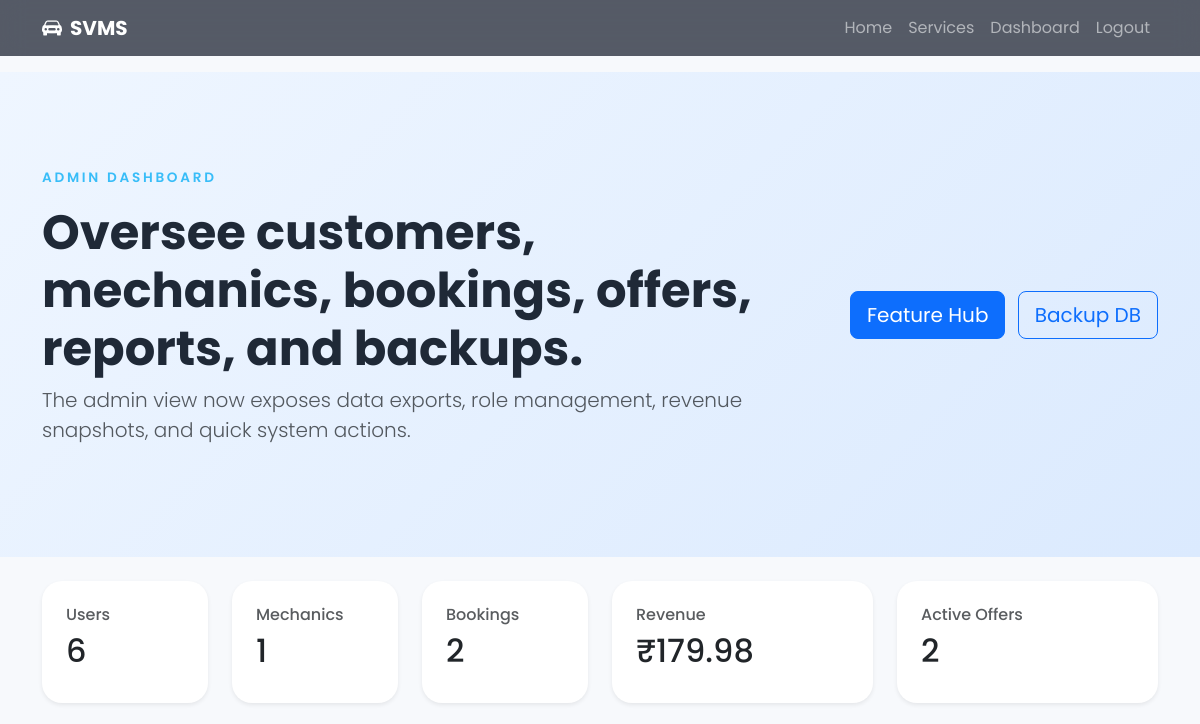
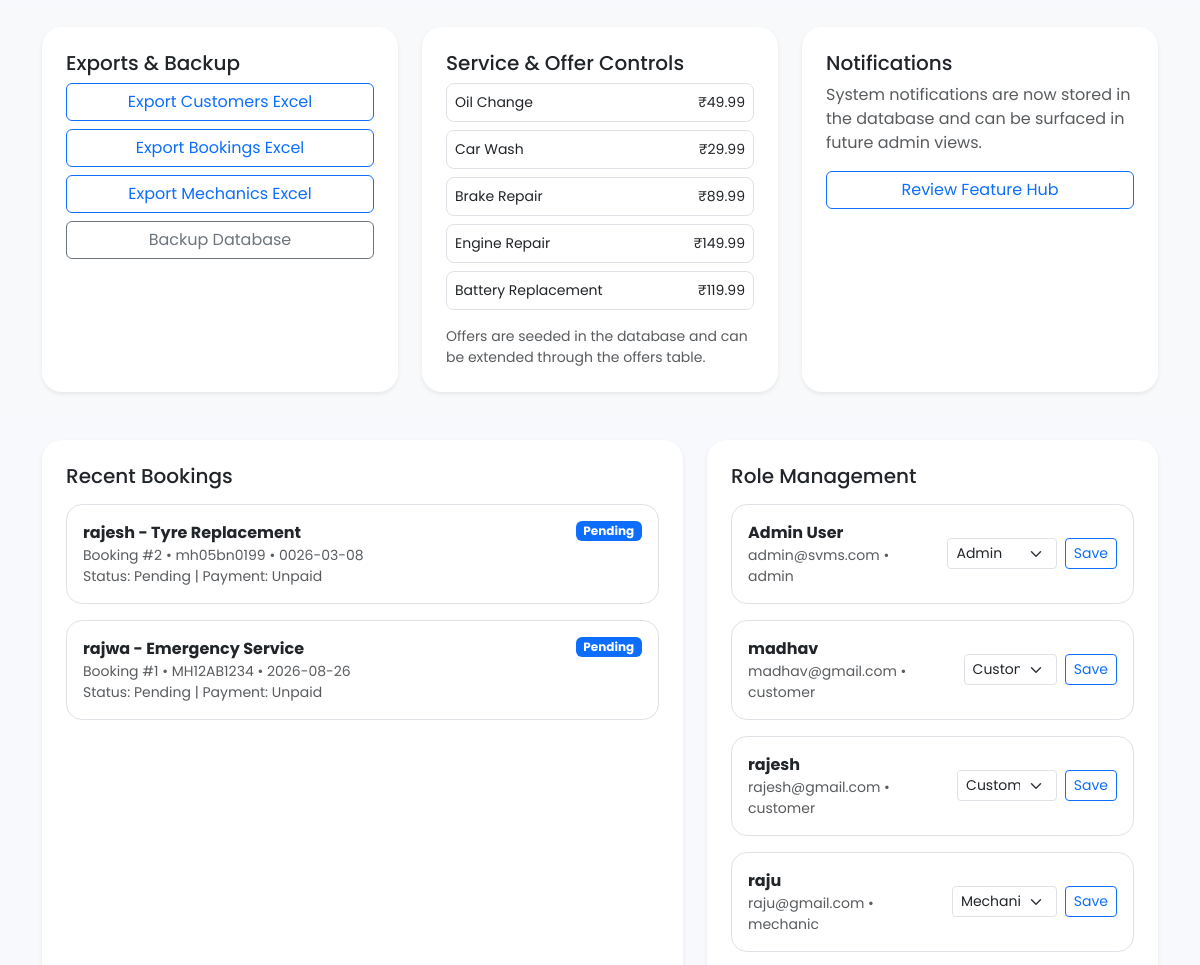
The page /admin-dashboard (signed in, upper part) on the database as committed earlier (2 pictures, top to bottom).
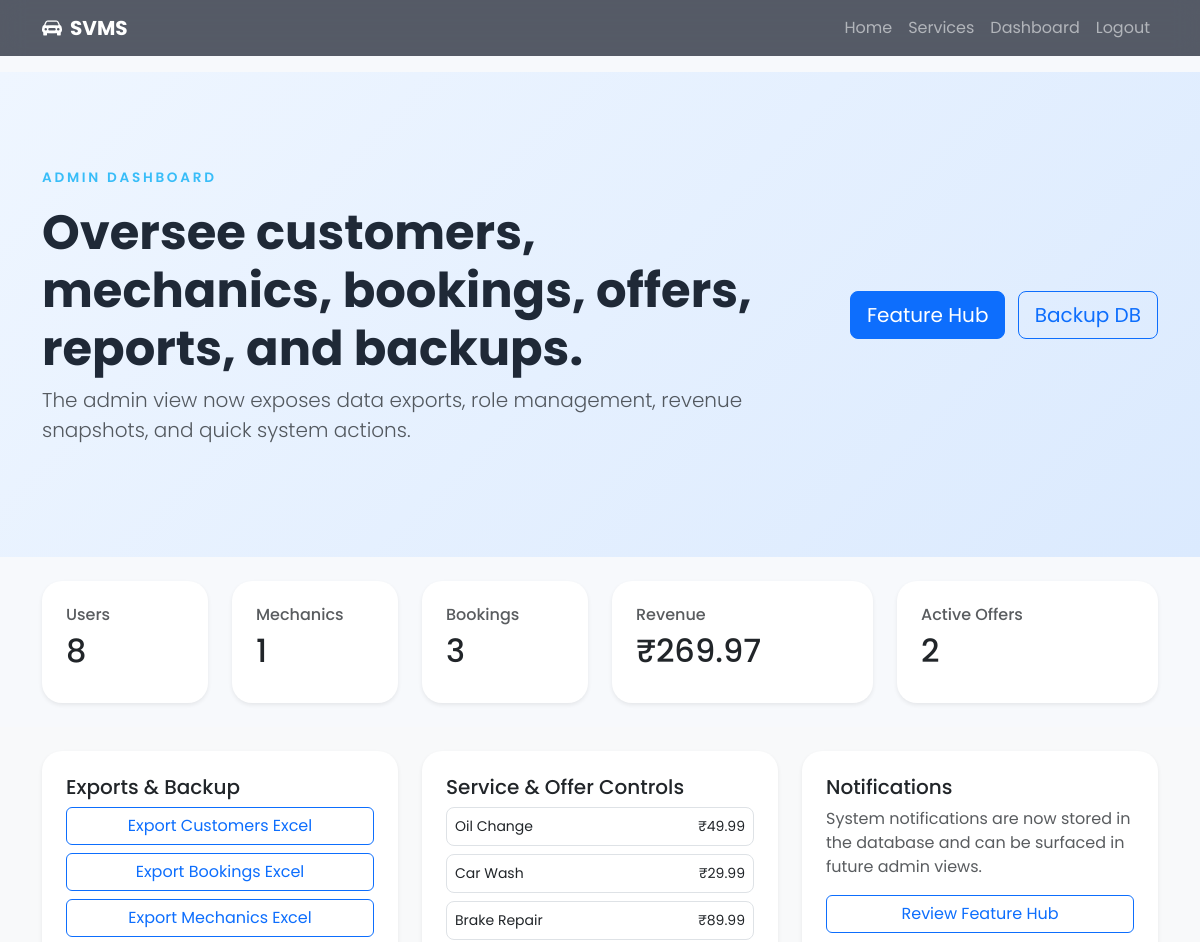
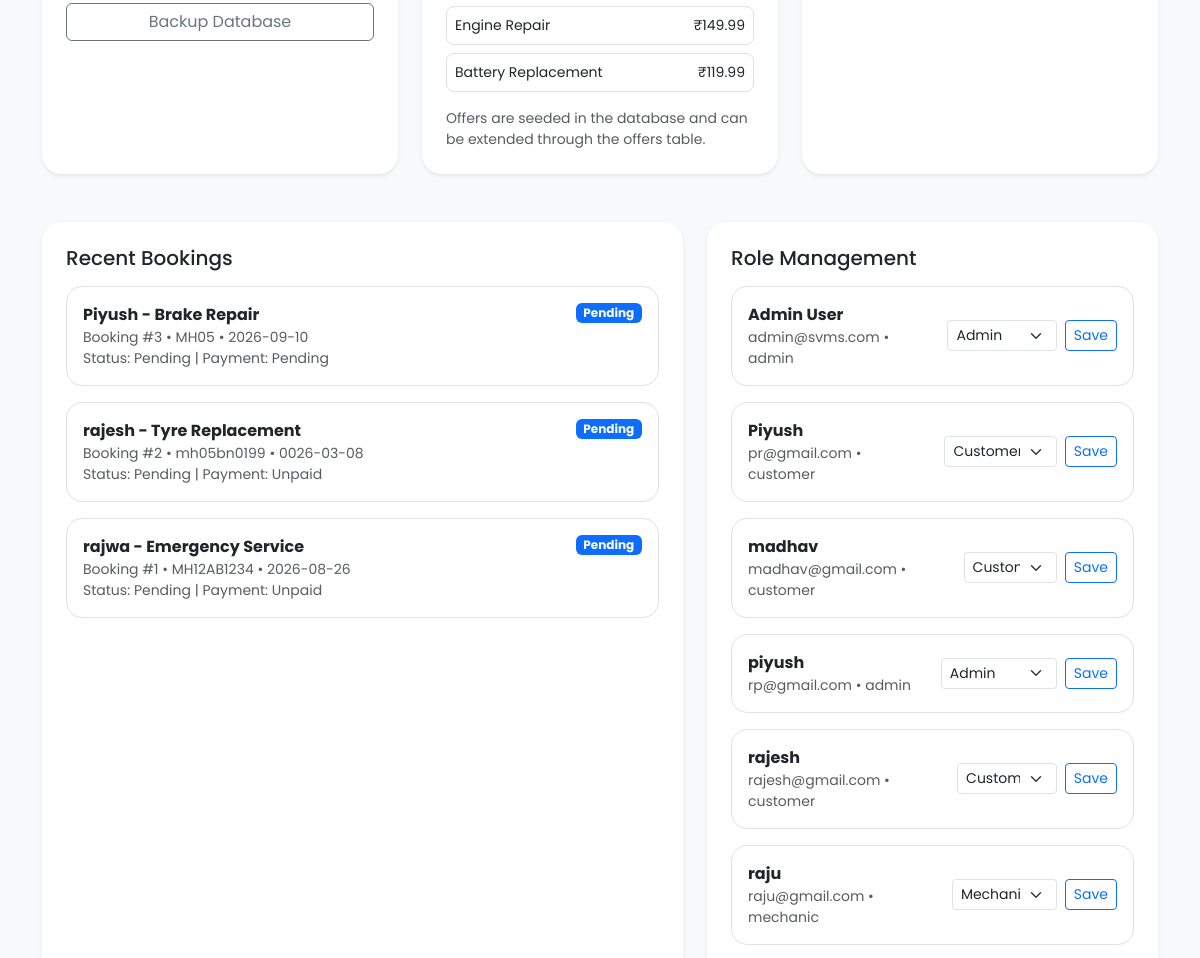
The same page on the database as committed later (2 pictures, top to bottom).
### tables this page shows
CREATE TABLE services (
                id INTEGER PRIMARY KEY AUTOINCREMENT,
                name TEXT UNIQUE NOT NULL,
                description TEXT,
                price REAL DEFAULT 0.0
            );

CREATE TABLE bookings (
                id INTEGER PRIMARY KEY AUTOINCREMENT,
                customer_id INTEGER NOT NULL,
                service_id INTEGER NOT NULL,
                vehicle_type TEXT,
                vehicle_number TEXT,
                booking_date TEXT,
                status TEXT DEFAULT 'Pending',
                notes TEXT,
                created_at TIMESTAMP DEFAULT CURRENT_TIMESTAMP
            , payment_status TEXT DEFAULT 'Unpaid', payment_method TEXT, payment_reference TEXT, rescheduled_date TEXT, cancellation_reason TEXT, estimated_time TEXT, spare_parts_used TEXT, before_image TEXT, after_image TEXT, mechanic_notes TEXT, invoice_number TEXT);

CREATE TABLE users (
                id INTEGER PRIMARY KEY AUTOINCREMENT,
                full_name TEXT NOT NULL,
                email TEXT UNIQUE NOT NULL,
                password TEXT NOT NULL,
                role TEXT DEFAULT 'customer',
                phone TEXT,
                address TEXT,
                created_at TIMESTAMP DEFAULT CURRENT_TIMESTAMP
            );

### app.py (the view)
@app.route('/admin-dashboard')
def admin_dashboard():
    if session.get('user_role') != 'admin':
        flash('Only admins can view this page.', 'warning')
        return redirect(url_for('home'))
    conn = get_db()
    data = {'users': 0, 'bookings': 0, 'revenue': 0, 'mechanics': 0, 'offers': 0, 'recent_users': [], 'recent_bookings': [], 'services': [], 'users_list': []}
    try:
        users_count = conn.execute('SELECT COUNT(*) AS count FROM users').fetchone()
        mechanics_count = conn.execute("SELECT COUNT(*) AS count FROM users WHERE role = 'mechanic'").fetchone()
        bookings_count = conn.execute('SELECT COUNT(*) AS count FROM bookings').fetchone()
        revenue_row = conn.execute('SELECT COALESCE(SUM(s.price), 0) AS total FROM bookings b JOIN services s ON b.service_id = s.id WHERE b.status != "Cancelled"').fetchone()
        data['users'] = users_count['count']
        data['mechanics'] = mechanics_count['count']
        data['bookings'] = bookings_count['count']
        data['revenue'] = revenue_row['total']
        data['offers'] = conn.execute('SELECT COUNT(*) AS count FROM offers WHERE is_active = 1').fetchone()['count']
        data['recent_users'] = rows_to_dicts(conn.execute('SELECT id, full_name, email, role, created_at FROM users ORDER BY created_at DESC LIMIT 6').fetchall())
        data['recent_bookings'] = rows_to_dicts(conn.execute('''
            SELECT b.*, s.name AS service_name, u.full_name AS customer_name
            FROM bookings b
            JOIN services s ON b.service_id = s.id
            JOIN users u ON b.customer_id = u.id
            ORDER BY b.created_at DESC
            LIMIT 8
        ''').fetchall())
        data['services'] = get_services()
        data['users_list'] = rows_to_dicts(conn.execute('SELECT id, full_name, email, role FROM users ORDER BY full_name').fetchall())
    finally:
        conn.close()
    return render_template('admin_dashboard.html', data=data)

### app.py (called while the page is built)
def get_db():
    conn = sqlite3.connect(DB_PATH)
    conn.row_factory = sqlite3.Row
    return conn

def rows_to_dicts(rows):
    return [dict(row) for row in rows]

def get_services():
    conn = get_db()
    try:
        rows = conn.execute('SELECT id, name, description, price FROM services ORDER BY id').fetchall()
        return [dict(row) for row in rows]
    finally:
        conn.close()

### templates/admin_dashboard.html
{% extends 'base.html' %}
{% block content %}
<section class="page-hero py-5">
  <div class="container py-5">
    <div class="row align-items-center gy-3">
      <div class="col-lg-8">
        <p class="eyebrow">Admin Dashboard</p>
        <h1 class="display-5 fw-bold">Oversee customers, mechanics, bookings, offers, reports, and backups.</h1>
        <p class="lead text-muted">The admin view now exposes data exports, role management, revenue snapshots, and quick system actions.</p>
      </div>
      <div class="col-lg-4 text-lg-end">
        <a class="btn btn-primary btn-lg me-2" href="{{ url_for('features') }}">Feature Hub</a>
        <a class="btn btn-outline-primary btn-lg" href="{{ url_for('backup_database') }}">Backup DB</a>
      </div>
    </div>
  </div>
</section>
<section class="py-4">
  <div class="container">
    <div class="row g-4">
      <div class="col-md-2"><div class="card p-4 shadow-sm h-100"><h6 class="text-muted">Users</h6><h2>{{ data.users }}</h2></div></div>
      <div class="col-md-2"><div class="card p-4 shadow-sm h-100"><h6 class="text-muted">Mechanics</h6><h2>{{ data.mechanics }}</h2></div></div>
      <div class="col-md-2"><div class="card p-4 shadow-sm h-100"><h6 class="text-muted">Bookings</h6><h2>{{ data.bookings }}</h2></div></div>
      <div class="col-md-3"><div class="card p-4 shadow-sm h-100"><h6 class="text-muted">Revenue</h6><h2>₹{{ '%.2f'|format(data.revenue) }}</h2></div></div>
      <div class="col-md-3"><div class="card p-4 shadow-sm h-100"><h6 class="text-muted">Active Offers</h6><h2>{{ data.offers }}</h2></div></div>
    </div>
  </div>
</section>
<section class="py-4 bg-light">
  <div class="container">
    <div class="row g-4">
      <div class="col-lg-4">
        <div class="card shadow-sm p-4 h-100">
          <h5>Exports & Backup</h5>
          <div class="d-grid gap-2">
            <a class="btn btn-outline-primary" href="{{ url_for('export_csv', entity='customers') }}">Export Customers Excel</a>
            <a class="btn btn-outline-primary" href="{{ url_for('export_csv', entity='bookings') }}">Export Bookings Excel</a>
            <a class="btn btn-outline-primary" href="{{ url_for('export_csv', entity='mechanics') }}">Export Mechanics Excel</a>
            <a class="btn btn-outline-secondary" href="{{ url_for('backup_database') }}">Backup Database</a>
          </div>
        </div>
      </div>
      <div class="col-lg-4">
        <div class="card shadow-sm p-4 h-100">
          <h5>Service & Offer Controls</h5>
          <div class="vstack gap-2">
            {% for service in data.services[:5] %}
              <div class="border rounded-3 p-2 small d-flex justify-content-between">
                <span>{{ service.name }}</span>
                <span>₹{{ '%.2f'|format(service.price) }}</span>
              </div>
            {% endfor %}
            <div class="mt-2 small text-muted">Offers are seeded in the database and can be extended through the offers table.</div>
          </div>
        </div>
      </div>
      <div class="col-lg-4">
        <div class="card shadow-sm p-4 h-100">
          <h5>Notifications</h5>
          <p class="text-muted">System notifications are now stored in the database and can be surfaced in future admin views.</p>
          <a class="btn btn-outline-primary" href="{{ url_for('features') }}">Review Feature Hub</a>
        </div>
      </div>
    </div>
  </div>
</section>
<section class="py-4">
  <div class="container">
    <div class="row g-4">
      <div class="col-lg-7">
        <div class="card shadow-sm p-4 h-100">
          <h5 class="mb-3">Recent Bookings</h5>
          <div class="vstack gap-3">
            {% for booking in data.recent_bookings %}
              <div class="border rounded-4 p-3">
                <div class="d-flex justify-content-between align-items-start gap-3">
                  <div>
                    <div class="fw-bold">{{ booking.customer_name }} - {{ booking.service_name }}</div>
                    <div class="text-muted small">Booking #{{ booking.id }} • {{ booking.vehicle_number or 'No vehicle' }} • {{ booking.booking_date or 'No date' }}</div>
                    <div class="text-muted small">Status: {{ booking.status }} | Payment: {{ booking.payment_status or 'Unpaid' }}</div>
                  </div>
                  <span class="badge bg-primary">{{ booking.status }}</span>
                </div>
              </div>
            {% else %}
              <div class="alert alert-info mb-0">No bookings yet.</div>
            {% endfor %}
          </div>
        </div>
      </div>
      <div class="col-lg-5">
        <div class="card shadow-sm p-4 h-100">
          <h5 class="mb-3">Role Management</h5>
          <div class="vstack gap-3">
            {% for user in data.users_list[:8] %}
              <div class="border rounded-4 p-3">
                <div class="d-flex justify-content-between align-items-center gap-3">
                  <div>
                    <div class="fw-bold">{{ user.full_name }}</div>
                    <div class="text-muted small">{{ user.email }} • {{ user.role }}</div>
                  </div>
                  <form method="post" action="{{ url_for('change_role', user_id=user.id) }}" class="d-flex gap-2 align-items-center">
                    <select class="form-select form-select-sm" name="role">
                      <option value="customer" {% if user.role == 'customer' %}selected{% endif %}>Customer</option>
                      <option value="mechanic" {% if user.role == 'mechanic' %}selected{% endif %}>Mechanic</option>
                      <option value="admin" {% if user.role == 'admin' %}selected{% endif %}>Admin</option>
                    </select>
                    <button class="btn btn-sm btn-outline-primary">Save</button>
                  </form>
                </div>
              </div>
            {% endfor %}
          </div>
        </div>
      </div>
    </div>
  </div>
</section>
{% endblock %}

### templates/base.html (shortened to what this page needs)
<!doctype html>
<html lang="en">
  <head>
    <link href="https://cdn.jsdelivr.net/npm/bootstrap@5.3.3/dist/css/bootstrap.min.css" rel="stylesheet">
    <link href="https://cdn.jsdelivr.net/npm/bootstrap-icons@1.11.3/font/bootstrap-icons.css" rel="stylesheet">
    <link rel="stylesheet" href="{{ url_for('static', filename='styles.css') }}">
  </head>
  <body>
    <nav class="navbar navbar-expand-lg navbar-dark fixed-top">
      <div class="container">
        <a class="navbar-brand fw-bold" href="{{ url_for('home') }}"><i class="bi bi-car-front-fill me-2"></i>SVMS</a>
        <div class="collapse navbar-collapse" id="navbarNav">
          <ul class="navbar-nav ms-auto">
            <li class="nav-item"><a class="nav-link" href="{{ url_for('home') }}">Home</a></li>
            <li class="nav-item"><a class="nav-link" href="{{ url_for('services') }}">Services</a></li>
            {% if session.get('user_id') %}
              {% if session.get('user_role') == 'customer' %}
                <li class="nav-item"><a class="nav-link" href="{{ url_for('book_service') }}">Book Service</a></li>
                <li class="nav-item"><a class="nav-link" href="{{ url_for('track_booking') }}">Track Booking</a></li>
                <li class="nav-item"><a class="nav-link" href="{{ url_for('customer_dashboard') }}">Dashboard</a></li>
              {% elif session.get('user_role') == 'admin' %}
                <li class="nav-item"><a class="nav-link" href="{{ url_for('admin_dashboard') }}">Dashboard</a></li>
              {% elif session.get('user_role') == 'mechanic' %}
                <li class="nav-item"><a class="nav-link" href="{{ url_for('mechanic_dashboard') }}">Dashboard</a></li>
              {% endif %}
              <li class="nav-item"><a class="nav-link" href="{{ url_for('logout') }}">Logout</a></li>
            {% else %}
              <li class="nav-item"><a class="nav-link" href="{{ url_for('login') }}">Login</a></li>
            {% endif %}
          </ul>
        </div>
      </div>
    </nav>
    <div class="container mt-5 pt-4">
    </div>
    {% block content %}{% endblock %}
  </body>
</html>

### static/styles.css (style rules this page uses)
:root { --primary: #0d6efd; --secondary: #38bdf8; --dark: #111827; --light: #f8fbff; }
* { font-family: 'Poppins', sans-serif; }
body { background: #f7f9fc; color: #1f2937; }
.navbar { background: rgba(17,24,39,0.7); backdrop-filter: blur(12px); transition: .3s ease; }
.eyebrow { color: var(--secondary); font-weight: 600; letter-spacing: .2em; text-transform: uppercase; font-size: .85rem; }
.glass-card, .service-card, .step-card, .testimonial-card, .category-card, .stat-card, .card { border: 0; border-radius: 1.25rem; box-shadow: 0 10px 30px rgba(0,0,0,0.08); background: white; }
.page-hero { background: linear-gradient(135deg, #eff6ff, #dbeafe); }

Rows that differ between the two databases and show on the page:
added bookings: customer_name "Piyush", service_name "Brake Repair", id "3", vehicle_number "MH05", booking_date "2026-09-10", status "Pending", payment_status "Pending"
added users: full_name "Piyush", email "pr@gmail.com", role "customer", role "Customer"
added users: full_name "piyush", email "rp@gmail.com", role "admin", role "Admin"
Other text that changed with them:
{{ data.users }}: "6" → "8"
{{ data.bookings }}: "2" → "3"
{{ '%.2f'|format(data.revenue) }}: "179.98" → "269.97"
